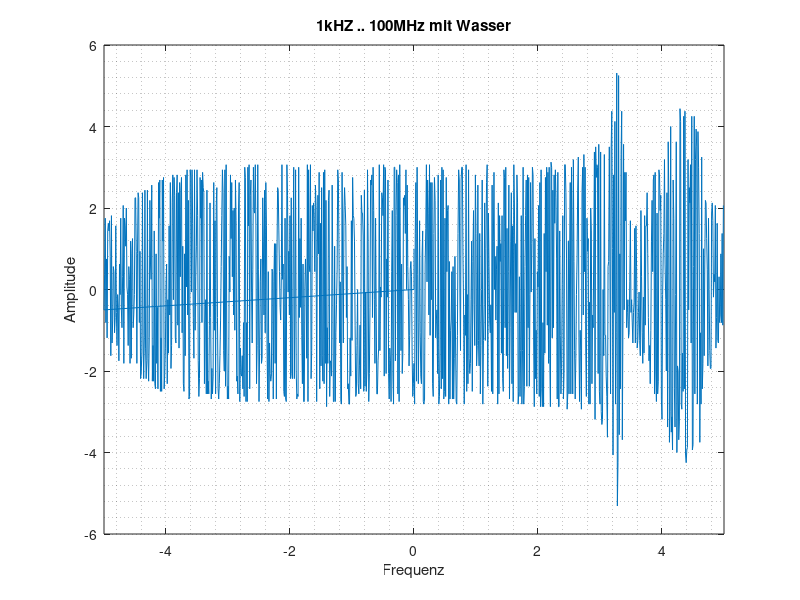
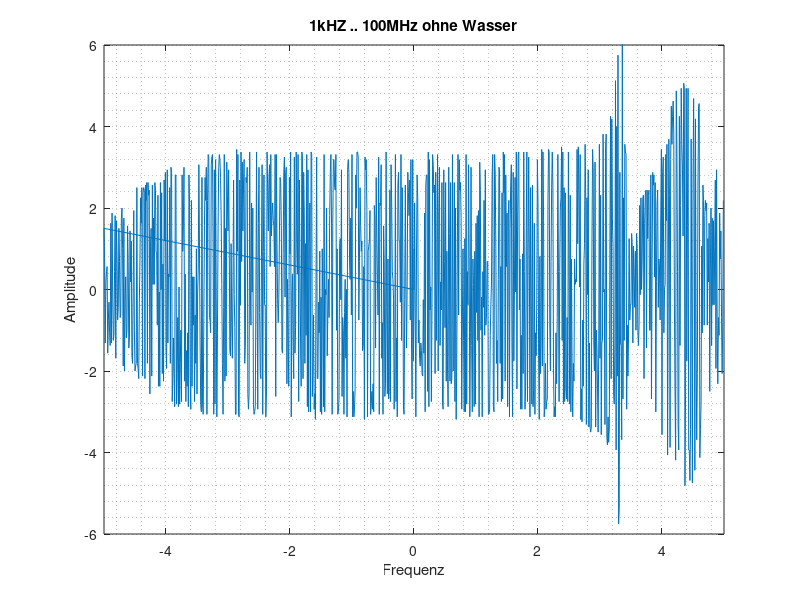
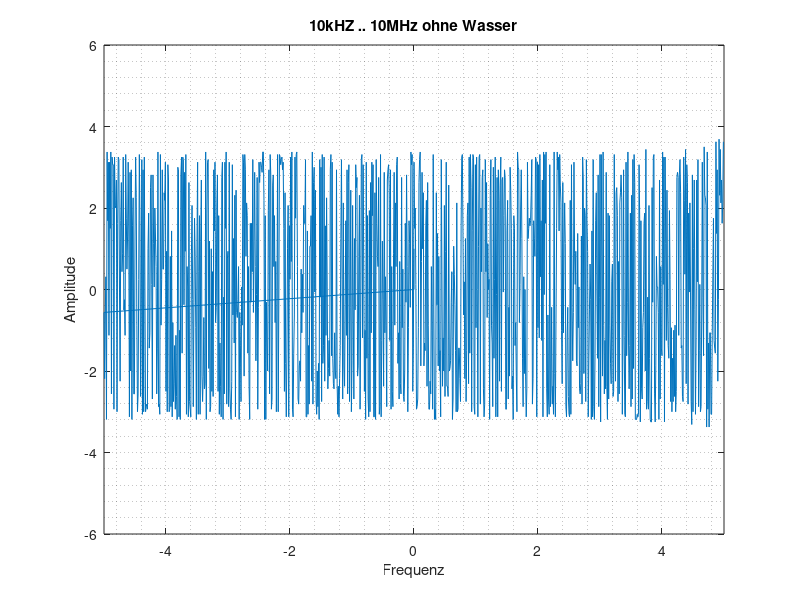
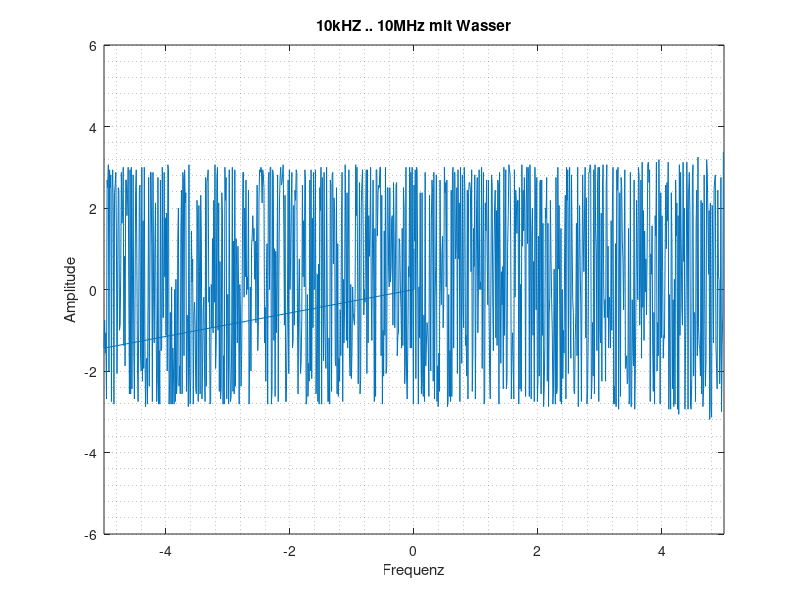

Source code (MATLAB) for these figures, in order:
clc;
clear;
close all;

data0 = csvread('mess01/scope_0.csv');
data1 = csvread('mess01/scope_1.csv');
data2 = csvread('mess01/scope_2.csv');
data3 = csvread('mess01/scope_3.csv');

figure(1);
plot(data0(:,1), data0(:,2));
title('1kHZ .. 100MHz mit Wasser');
xlabel('Frequenz');
ylabel('Amplitude');
axis([-5 5 -6 6]);
grid minor;
print -dpdf 'scope_0'

figure(2);
plot(data1(:,1), data1(:,2));
title('1kHZ .. 100MHz ohne Wasser');
xlabel('Frequenz');
ylabel('Amplitude');
axis([-5 5 -6 6]);
grid minor;
print -dpdf 'scope_1'

figure(3);
plot(data2(:,1), data2(:,2));
title('10kHZ .. 10MHz ohne Wasser');
xlabel('Frequenz');
ylabel('Amplitude');
axis([-5 5 -6 6]);
grid minor;
print -dpdf 'scope_2'

figure(4);
plot(data3(:,1), data3(:,2));
title('10kHZ .. 10MHz mit Wasser');
xlabel('Frequenz');
ylabel('Amplitude');
axis([-5 5 -6 6]);
grid minor;
print -dpdf 'scope_3'
